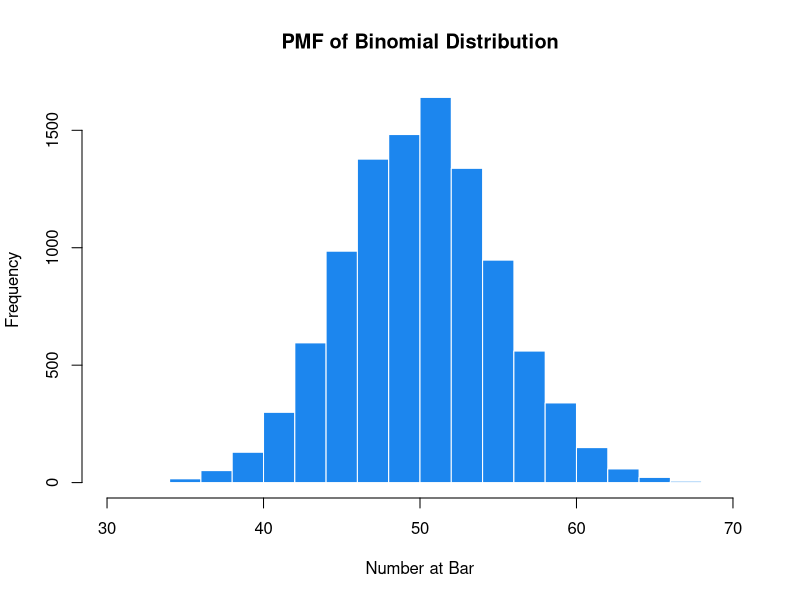
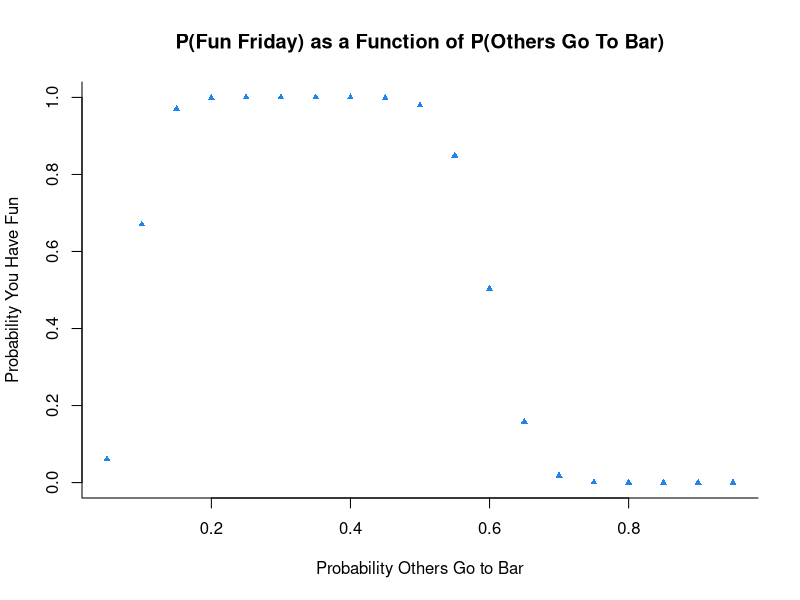

Write R code to recreate these figures, in order.
##########################################################
## Gov 2001
## Problem Set 2 Assessment Problem Solutions
## Spring 2016
##########################################################

setwd("~/Dropbox/Teaching/Course Folders/Gov 2001/Gov2001/Spring2016/Problem Sets/Pset2/assessment problem")

##########################################################
# A #
##########################################################

sims <- 10000
set.seed(12345)
pdf("assessment2_a.pdf")
hist(rbinom(n = sims, size = 99, prob = .5) + 1,
     xlab = "Number at Bar",
     ylab = "Frequency",
     main = "PMF of Binomial Distribution",
     col = "dodgerblue2",
     border = "white",
     bty = "l")
graphics.off()

##########################################################
# B #
##########################################################
## You can simulate the number at the bar all at once and calculate the probability from there

  set.seed(12345)
  number.at.bar <- rbinom(n = sims, size = 99, prob = .5) + 1
  mean(number.at.bar >= 10 & number.at.bar <= 60) #0.9762


## Or you can simulate Friday nights, one at a time

  friday.fun <- function(){
    # Simulate the number of people going to the bar and add one because you're definitely going
    going.to.bar <- rbinom(n = 1, size = 99, prob = .5) + 1
    # Check if the number going is within the right bounds
    going.to.bar >= 10 & going.to.bar <= 60
  }

  set.seed(12345)
  results <- c()
  for(i in 1:sims){
    results[i] <- friday.fun()
  }
  mean(results) #0.9762



## Or:

  set.seed(12345)
  mean(replicate(sims, friday.fun())) #0.9762

##########################################################
# D #
##########################################################
  friday.fun.2 <- function(population, capacity){
    number.at.bar <- rbinom(n = sims, size = population - 1, prob = .5) + 1
    mean(number.at.bar >= 10 & number.at.bar <= capacity)
  }


## Or

  friday.fun.3 <- function(population, capacity){
    # Simulate the number of people going to the bar and add one because you're definitely going
    going.to.bar <- rbinom(n = 1, size = population - 1, prob = .5) + 1
    # Check if the number going is within the right bounds
    going.to.bar >= 10 & going.to.bar <= capacity
  }
  
##########################################################
# E #
##########################################################

## Using the vectorized version of our function:
  set.seed(54321)
  friday.fun.2(population = 435, capacity = 225) #0.7625



## Or using a loop with the non-vectorized version of the function:

  set.seed(54321)
  results <- c()
  for(i in 1:sims){
    results[i] <- friday.fun.3(population = 435, capacity = 225)
  }
  mean(results) #0.7625
  


## Or:

  set.seed(54321)
  mean(replicate(sims, friday.fun.3(population = 435, capacity = 225))) #0.7625

##########################################################
# F #
##########################################################

## Notice below how much faster the vectorized code is than the for loop!

## If we vectorized our code:

friday.fun.4 <- function(population, capacity, probability){
  number.at.bar <- rbinom(n = sims, size = population - 1, prob = probability) + 1
  mean(number.at.bar >= 10 & number.at.bar <= capacity)
}

set.seed(1776)
probabilities <- seq(.05, .95, .05)
results.by.prob <- c()

for(j in 1:length(probabilities)){
  results.by.prob[j] <- mean(friday.fun.4(population = 100, capacity = 60, probability = probabilities[j]))
  print(probabilities[j])
}


## If we don't vectorize the function and use a for-loop instead:

friday.fun.5 <- function(population, capacity, probability){
  # Simulate the number of people going to the bar and add one because you're definitely going
  going.to.bar <- rbinom(n = 1, size = (population - 1), prob = probability) + 1
  
  # Check if the number going is within the right bounds
  going.to.bar >= 10 & going.to.bar <= capacity
}

set.seed(1776)
probabilities <- seq(.05, .95, .05)
results.by.prob <- c()

for(j in 1:length(probabilities)){
  results <- c()
  for(i in 1:sims){
    results[i] <- friday.fun.5(population = 100, capacity = 60, probability = probabilities[j])
  }
  results.by.prob[j] <- mean(results)
  print(probabilities[j])
}


## or
set.seed(1776)
probabilities <- seq(.05, .95, .05)
results.by.prob <- c()

for(j in 1:length(probabilities)){
  results.by.prob[j] <- mean(replicate(sims, friday.fun.5(population = 100,
                                                          capacity = 60,
                                                          probability = probabilities[j])))
  print(probabilities[j])
}

results <- data.frame(prob.going.to.bar = probabilities, prob.fun = results.by.prob)


pdf("assessment2_f.pdf")
plot(results$prob.going.to.bar,
     results$prob.fun,
     pch = 17,
     cex = .7,
     col = "dodgerblue2",
     bty = "l",
     xlab = "Probability Others Go to Bar",
     ylab = "Probability You Have Fun",
     main = "P(Fun Friday) as a Function of P(Others Go To Bar)")
graphics.off()


##########################################################
# G #
##########################################################

# Write a function
# population: total number of House members + Senators (535)
# capacity: vector of the capacity of the two bars (60, 225)
# probability: vector of the probabilities that everyone else goes 
#    to Senate bar, House bar, stays home (.15, .35, .5)
# my.bar.prob: vector of probabilities of going to Senate or House bar (.5, .5)


friday.two.bars <- function(population, capacity, probability, my.bar.prob){
  
  others <- rmultinom(n = sims, size = population - 1, prob = probability) # row1 is number at Bar A, row2 is number at Bar B, row3 is number who stayed home
  me <- rmultinom(n = sims, size = 1, prob = my.bar.prob) # we could also use rbinom() here
  me <- apply(me, 2, function(x) which(x == 1)) # did I go to bar 1 (Senate) or bar 2 (House)?  
  
  # This for loop isn't the fastest way to write this code, but it makes it the most clear to follow
  results <- c()
  for(i in 1:length(me)){
    # Figure out which bar I went to on Friday night i
    my.bar <- me[i]
    # Figure out how many other people were at the bar
    # I went to on Friday night i (add one to include me)
    total.at.my.bar <- others[my.bar,i] + 1
    # Figure out if the bar I was at on Friday night i
    # was too crowded, too empty, or just right
    results[i] <- total.at.my.bar >= 10 & total.at.my.bar <= capacity[my.bar]
  }
  
  return(results)
}

sims <- 10000
set.seed(429)
mean(friday.two.bars(population = 535, 
                     capacity = c(60,225), 
                     probability = c(.15,.4,.45), 
                     my.bar.prob = c(.5, .5)))#0.4123
